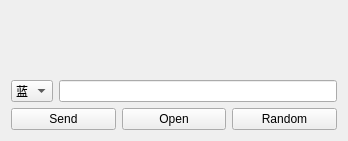
<?xml version="1.0" encoding="UTF-8"?>
<ui version="4.0">
 <class>FormMcokVpr</class>
 <widget class="QWidget" name="FormMcokVpr">
  <property name="geometry">
   <rect>
    <x>0</x>
    <y>0</y>
    <width>348</width>
    <height>141</height>
   </rect>
  </property>
  <property name="windowTitle">
   <string>Vpr</string>
  </property>
  <layout class="QGridLayout" name="gridLayout">
   <item row="0" column="0">
    <widget class="QLabel" name="picture">
     <property name="text">
      <string/>
     </property>
     <property name="pixmap">
      <pixmap>MockBmp/small0.jpg</pixmap>
     </property>
    </widget>
   </item>
   <item row="1" column="0">
    <layout class="QHBoxLayout" name="horizontalLayout_2">
     <item>
      <widget class="QComboBox" name="comboBox">
       <item>
        <property name="text">
         <string>蓝</string>
        </property>
       </item>
       <item>
        <property name="text">
         <string>白</string>
        </property>
       </item>
       <item>
        <property name="text">
         <string>黄</string>
        </property>
       </item>
       <item>
        <property name="text">
         <string>黑</string>
        </property>
       </item>
      </widget>
     </item>
     <item>
      <widget class="QLineEdit" name="lineEdit"/>
     </item>
    </layout>
   </item>
   <item row="2" column="0">
    <layout class="QHBoxLayout" name="horizontalLayout">
     <item>
      <widget class="QPushButton" name="push_pic">
       <property name="text">
        <string>Send</string>
       </property>
      </widget>
     </item>
     <item>
      <widget class="QPushButton" name="push_open">
       <property name="text">
        <string>Open</string>
       </property>
      </widget>
     </item>
     <item>
      <widget class="QPushButton" name="push_rand">
       <property name="text">
        <string>Random</string>
       </property>
      </widget>
     </item>
    </layout>
   </item>
  </layout>
 </widget>
 <resources/>
 <connections/>
</ui>
